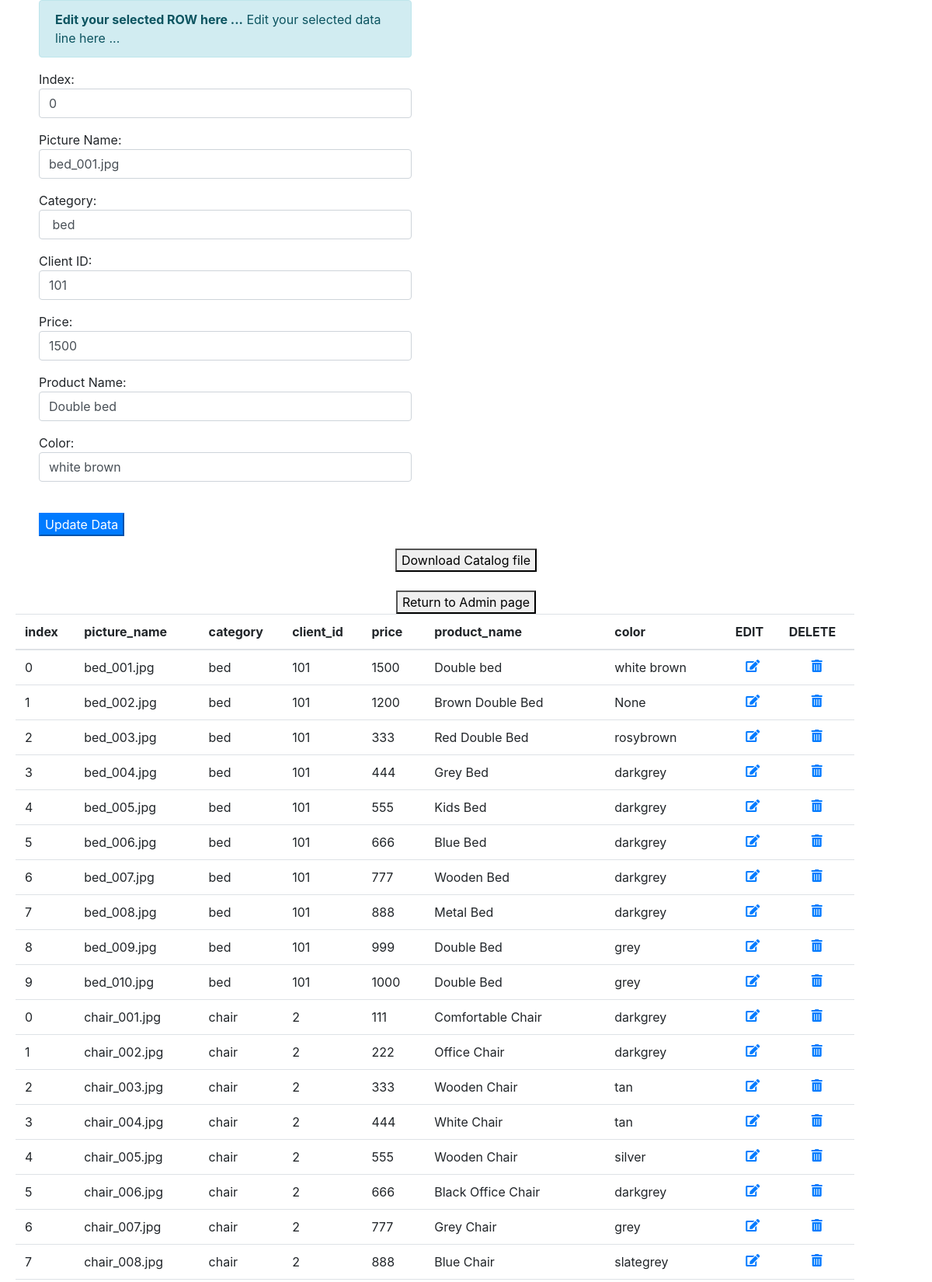
The app's page /query_edit?efname=bed_001.jpg&elname=+bed (upper part) with its own data.
### tables this page shows
CREATE TABLE "data_table" (
"index" VARCHAR(256),
  "picture_name" VARCHAR(256),
  "category" VARCHAR(256),
  "client_id" VARCHAR(256),
  "price" VARCHAR(256),
  "product_name" VARCHAR(256),
  "color" VARCHAR(256)
);

### app.py (the view)
@app.route('/query_edit',methods = ['POST', 'GET']) #this is when user clicks edit link
def sql_editlink():
    if request.method == 'GET':
        elname = request.args.get('elname')
        efname = request.args.get('efname')
        eresults = sql_query2(''' SELECT * FROM data_table WHERE picture_name = ? and category = ?''', (efname,elname))
    results = sql_query(''' SELECT * FROM data_table''')
    return render_template('viewcsv.html', eresults=eresults, results=results)

### dbmodel/sqlquery.py (called while the page is built)
def sql_query(query):
    cur = conn.cursor()
    cur.execute(query)
    rows = cur.fetchall()
    return rows

def sql_query2(query,var):
    cur = conn.cursor()
    cur.execute(query,var)
    rows = cur.fetchall()
    return rows

### templates/viewcsv.html (shortened to what this page needs)
<html>
    <head>
         <link rel="stylesheet" href="https://use.fontawesome.com/releases/v5.1.0/css/all.css">
         <link rel="stylesheet" href="https://stackpath.bootstrapcdn.com/bootstrap/4.1.1/css/bootstrap.min.css">
    </head>
   <body>
    <div>
        {% block content %}
        {% if 'query_edit' in request.url %}
        <div style='margin-left: 50px; width: 40%;'>
        <div class="alert alert-info" role="alert">
         <strong>Edit your selected ROW here ...</strong> Edit your selected data line here ...
        </div>
        {% for eresult in eresults %}
        <form action = "edit" method = "POST">
         <p>Index: <input class="form-control" type = "text" name = "index" style='width: 100%;' value='{{eresult["index"]}}'/></p>
         <p>Picture Name: <input class="form-control" type = "text" name = "picture_name" style='width: 100%;' value='{{eresult["picture_name"]}}' /></p>
         <p>Category: <input class="form-control" type = "text" name = "category" style='width: 100%;' value='{{eresult["category"]}}' /></p>
         <p>Client ID: <input class="form-control" type = "text" name = "client_id" style='width: 100%;' value='{{eresult["client_id"]}}' /></p>
         <p>Price: <input class="form-control" type ="text" name = "price" style='width: 100%;' value='{{eresult["price"]}}' /></p>
         <p>Product Name: <input class="form-control" type ="text" name = "product_name" style='width: 100%;' value='{{eresult["product_name"]}}' /></p>
         <p>Color: <input class="form-control" type ="text" name = "color" style='width: 100%;' value='{{eresult["color"]}}' /></p>
         <br>
         <p><input class="btn-primary" type = "submit" value = "Update Data" /></p>
        </form>
         {% endfor %}
         {% endif %}
         {% endblock content %}
    </div>
    <div>
        <center>
            <button type="button" onclick="window.location.href='{{url_for('download')}}';">Download Catalog file</button>
            <br><br>
            <button type="button" onclick="window.location.href='{{ url_for( 'admin' ) }}';">Return to Admin page</button>
        </center>
    </div>
    <div>
        <table class = 'table table-hover' style = 'margin-left: 20px; width: 90%;'>
            <thead>
            <tr>
                <th>index</th>
                <th>picture_name</th>
                <th>category</th>
                <th>client_id</th>
                <th>price</th>
                <th>product_name</th>
                <th>color</th>
                <th>EDIT</th>
                <th>DELETE</th>
            </tr>
            </thead>
            {% for result in results %}
                <tr>
                    <td>{{result["index"]}}</td>
                    <td>{{result["picture_name"]}}</td>
                    <td>{{result['category']}}</td>
                    <td>{{result['client_id']}}</td>
                    <td>{{result['price']}}</td>
                    <td>{{result['product_name']}}</td>
                    <td>{{result['color']}}</td>
                    <td align="center"><a href = "{{ url_for('sql_editlink', efname=result['picture_name'], elname=result['category']) }}"><i class="fas fa-edit"></a></td>
                    <td align="center"><a href = "{{ url_for('sql_datadelete', fname=result['picture_name'], lname=result['category']) }}"><i class="fas fa-trash-alt"></a></td>
                </tr>
            {% endfor %}
        </table>
    </div>
   </body>
</html>

### records on screen
data_table: index "0", picture_name "bed_001.jpg", category "bed", client_id "101", price "1500", product_name "Double bed", color "white brown"
data_table: index "1", picture_name "bed_002.jpg", category "bed", client_id "101", price "1200", product_name "Brown Double Bed", color "None"
data_table: index "2", picture_name "bed_003.jpg", category "bed", client_id "101", price "333", product_name "Red Double Bed", color "rosybrown"
data_table: index "3", picture_name "bed_004.jpg", category "bed", client_id "101", price "444", product_name "Grey Bed", color "darkgrey"
data_table: index "4", picture_name "bed_005.jpg", category "bed", client_id "101", price "555", product_name "Kids Bed", color "darkgrey"
data_table: index "5", picture_name "bed_006.jpg", category "bed", client_id "101", price "666", product_name "Blue Bed", color "darkgrey"
data_table: index "6", picture_name "bed_007.jpg", category "bed", client_id "101", price "777", product_name "Wooden Bed", color "darkgrey"
data_table: index "7", picture_name "bed_008.jpg", category "bed", client_id "101", price "888", product_name "Metal Bed", color "darkgrey"
data_table: index "8", picture_name "bed_009.jpg", category "bed", client_id "101", price "999", product_name "Double Bed", color "grey"
data_table: index "9", picture_name "bed_010.jpg", category "bed", client_id "101", price "1000", product_name "Double Bed", color "grey"
data_table: index "0", picture_name "chair_001.jpg", category "chair", client_id "2", price "111", product_name "Comfortable Chair", color "darkgrey"
data_table: index "1", picture_name "chair_002.jpg", category "chair", client_id "2", price "222", product_name "Office Chair", color "darkgrey"
data_table: index "2", picture_name "chair_003.jpg", category "chair", client_id "2", price "333", product_name "Wooden Chair", color "tan"
data_table: index "3", picture_name "chair_004.jpg", category "chair", client_id "2", price "444", product_name "White Chair", color "tan"
data_table: index "4", picture_name "chair_005.jpg", category "chair", client_id "2", price "555", product_name "Wooden Chair", color "silver"
data_table: index "5", picture_name "chair_006.jpg", category "chair", client_id "2", price "666", product_name "Black Office Chair", color "darkgrey"
data_table: index "6", picture_name "chair_007.jpg", category "chair", client_id "2", price "777", product_name "Grey Chair", color "grey"
data_table: index "7", picture_name "chair_008.jpg", category "chair", client_id "2", price "888", product_name "Blue Chair", color "slategrey"
